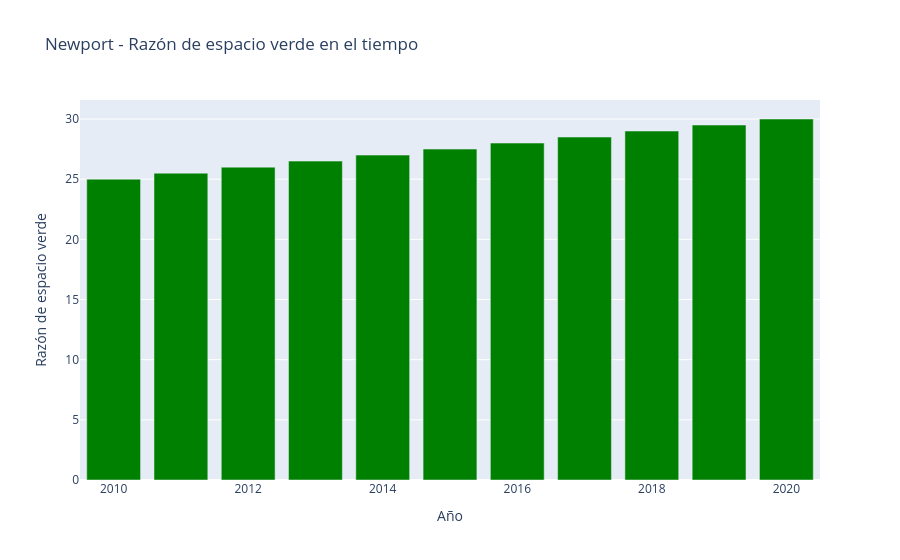

This figure's notebook cell:
### Markdown cell above
## Tip 3: Enfatizar en los puntos clave

### Code cell
#Grafica de barras para razón de espacio verde en el tiempo
fig3 = go.Figure()
fig3.add_trace(go.Bar(x=df["Year"],y=df["Green_Space_Ratio"],name="Green Space Ratio", marker=dict(color="green")))
fig3.update_layout(title="Newport - Razón de espacio verde en el tiempo",xaxis_title="Año",yaxis_title="Razón de espacio verde")
fig3.show()

### Figure 1 — Plotly figure (JSON) as saved in the notebook; plotly's stock layout.template omitted (floating-point values rounded to 4 significant figures)
{"data": [{"marker": {"color": "green"}, "name": "Green Space Ratio", "type": "bar", "x": [2010, 2011, 2012, 2013, 2014, 2015, 2016, 2017, 2018, 2019, 2020], "y": [25.0, 25.5, 26.0, 26.5, 27.0, 27.5, 28.0, 28.5, 29.0, 29.5, 30.0]}], "layout": {"title": {"text": "Newport - Razón de espacio verde en el tiempo"}, "xaxis": {"title": {"text": "Año"}}, "yaxis": {"title": {"text": "Razón de espacio verde"}}}}
